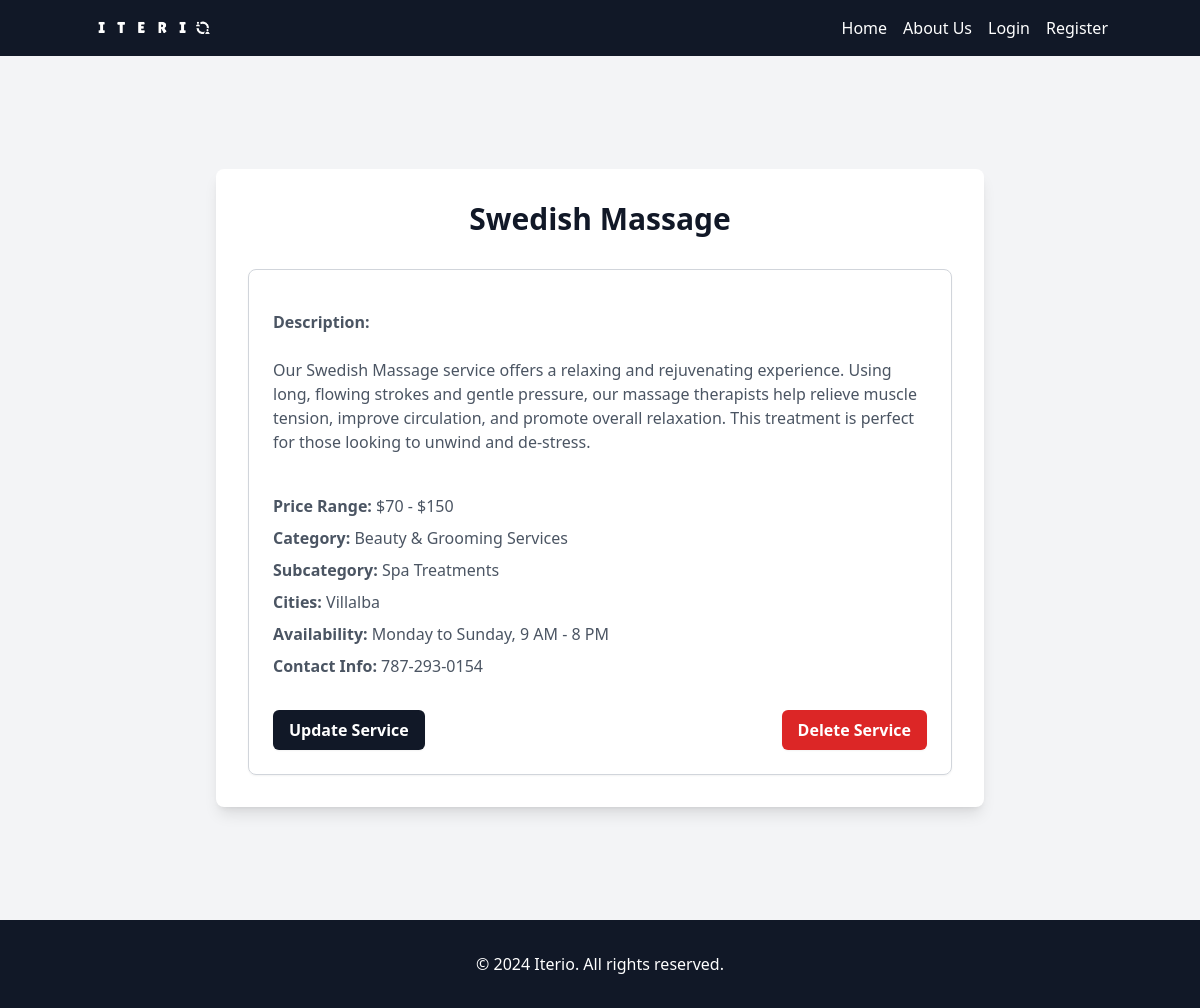
Screenshot of /service/85/ with the database file from the repository.
### iterio_app/models.py (models this page shows, shortened)
class Service(models.Model):
    name = models.CharField(max_length=100)
    description = models.TextField()
    price_range = models.CharField(max_length=100, blank=True)
    category = models.ForeignKey(Category, on_delete=models.CASCADE, related_name='services', default=11)
    subcategory = models.ForeignKey(SubCategory, on_delete=models.CASCADE, related_name='services')
    cities = models.ManyToManyField(City, related_name='services')
    picture = models.ImageField(upload_to='service_pictures', blank=True, null=True)
    availability = models.TextField(blank=True)
    contact_info = models.TextField(blank=True)

class Category(models.Model):
    name = models.CharField(max_length=100)
    img_path = models.CharField(max_length=120, blank=True)
    details = models.CharField(max_length=120, blank=True)
    redirect = models.CharField(max_length=120, blank=True)
    class Meta:
        verbose_name_plural = 'Categories'

class SubCategory(models.Model):
    name = models.CharField(max_length=100)
    category = models.ForeignKey(Category, on_delete=models.CASCADE, related_name='subcategories')
    class Meta:
        verbose_name_plural = 'Sub-categories'

class City(models.Model):
    name = models.CharField(max_length=100, unique=True)

### iterio_app/views.py (the view)
# urls.py: path('service/<int:pk>/', views.service_detail, name='service_detail'),
def service_detail(request, pk):
    service = get_object_or_404(Service, pk=pk)
    return render(request, 'iterio_app/service_detail.html', {'service': service})

### iterio_app/templates/iterio_app/service_detail.html (shortened to what this page needs)
{% extends 'main.html' %}
{% load static %}
{% load static tailwind_tags %}
{% block content %}
<div class="bg-gray-100 min-h-screen flex items-center justify-center py-12">
    <div class="max-w-3xl w-full bg-white p-8 rounded-lg shadow-lg">
        <h1 class="text-3xl font-bold text-gray-900 mb-8 text-center">{{ service.name }}</h1>
        <div class="space-y-6">
            <div class="border border-gray-300 p-6 rounded-lg shadow-sm">
                <div class="mt-4">
                    <div class="text-gray-600"><strong>Description:</strong> {{ service.description|safe }}</div>
                    <p class="text-gray-600 mt-4"><strong>Price Range:</strong> {{ service.price_range }}</p>
                    <p class="text-gray-600 mt-2"><strong>Category:</strong> {{ service.category.name }}</p>
                    <p class="text-gray-600 mt-2"><strong>Subcategory:</strong> {{ service.subcategory.name }}</p>
                    <p class="text-gray-600 mt-2"><strong>Cities:</strong> {% for city in service.cities.all %}{{ city.name }}{% if not forloop.last %}, {% endif %}{% endfor %}</p>
                    <p class="text-gray-600 mt-2"><strong>Availability:</strong> {{ service.availability }}</p>
                    <p class="text-gray-600 mt-2"><strong>Contact Info:</strong> {{ service.contact_info }}</p>
                </div>
                <div class="mt-8 flex justify-between">
                    <a href="{% url 'update_service' service.id %}" class="py-2 px-4 bg-gray-900 text-white font-semibold rounded-md shadow-sm hover:bg-blue-800 focus:outline-none focus:ring-2 focus:ring-offset-2 focus:ring-blue-500">Update Service</a>
                    <a href="{% url 'delete_service' service.id %}" class="py-2 px-4 bg-red-600 text-white font-semibold rounded-md shadow-sm hover:bg-red-800 focus:outline-none focus:ring-2 focus:ring-offset-2 focus:ring-red-500">Delete Service</a>
                </div>
            </div>
        </div>
    </div>
</div>
{% endblock %}

### templates/main.html (shortened to what this page needs)
<!DOCTYPE html>
{% load static %}
{% load static tailwind_tags %}
<html lang="en">
<head>
    {% tailwind_css %}
</head>
<body class="font-sans text-gray-900 leading-normal antialiased bg-gray-100">
    {% include 'navbar.html' %}
    <div class="container mx-auto px-4 py-8">
        {% block content %}
        {% endblock %}
    </div>
    <footer class="bg-gray-900 text-white py-8">
        <div class="container mx-auto px-4">
            <p class="text-center">&copy; 2024 Iterio. All rights reserved.</p>
        </div>
    </footer>
</body>
</html>

### templates/navbar.html
{% load static %}
{% load static tailwind_tags %}
{% tailwind_css %}
<nav class="bg-gray-900 py-1">
    <div class="container mx-auto px-1">
        <div class="flex items-center justify-between">
            <a href="{% url 'home' %}" class="text-white">
                <img src="{% static '/images/iterio-logo3.png' %}" alt="Iterio Logo" class="h-12" />
            </a>
            <ul class="flex items-center space-x-4">
                <li>
                    <a href="{% url 'home' %}" class="text-white hover:text-gray-300">Home</a>
                </li>
                <li>
                    <a href="{% url 'about' %}" class="text-white hover:text-gray-300">About Us</a>
                </li>
                {% if user.is_authenticated %}
                <li>
                    <a href="{% url 'profile' %}" class="text-white hover:text-gray-300">Profile</a>
                </li>
                <li>
                    <a href="{% url 'logout' %}" class="text-white hover:text-gray-300">Logout</a>
                </li>
                <li>
                {% else %}
                <li>
                    <a href="{% url 'login' %}" class="text-white hover:text-gray-300">Login</a>
                </li>
                <li>
                    <a href="{% url 'register' %}" class="text-white hover:text-gray-300">Register</a>
                </li>
                {% endif %}
            </ul>
        </div>
    </div>
</nav>

### templates/main.html (style rules this page uses)
html, body { height: 100%; }
body { display: flex; flex-direction: column; }

### rows the page displays
Service: name "Swedish Massage", description "Our Swedish Massage service offers a relaxing and rejuvenating experience. Using long, flowing strokes and gentle pressure, our massage therapists help relieve muscle tension, improve circulation, and promote overall relaxation. This treatment is perfect for those looking to unwind and de-stress.", price_range "$70 - $150", category.name "Beauty & Grooming Services", subcategory.name "Spa Treatments", availability "Monday to Sunday, 9 AM - 8 PM", contact_info "787-293-0154"
City: name "Villalba"
